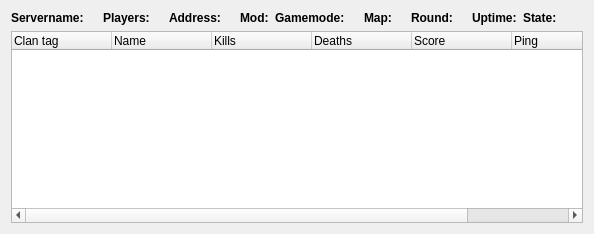
     <widget class="QWidget" name="tab_pl">
      <attribute name="title">
       <string>Players</string>
      </attribute>
      <layout class="QGridLayout" name="gridLayout_5">
       <item row="0" column="0">
        <widget class="QLabel" name="label_pl_servername_text">
         <property name="font">
          <font>
           <weight>75</weight>
           <bold>true</bold>
          </font>
         </property>
         <property name="locale">
          <locale language="English" country="UnitedKingdom"/>
         </property>
         <property name="text">
          <string>Servername:</string>
         </property>
        </widget>
       </item>
       <item row="0" column="1">
        <widget class="QLabel" name="label_pl_servername">
         <property name="locale">
          <locale language="English" country="UnitedKingdom"/>
         </property>
         <property name="text">
          <string/>
         </property>
        </widget>
       </item>
       <item row="0" column="2">
        <widget class="QLabel" name="label_pl_players_text">
         <property name="font">
          <font>
           <weight>75</weight>
           <bold>true</bold>
          </font>
         </property>
         <property name="locale">
          <locale language="English" country="UnitedKingdom"/>
         </property>
         <property name="text">
          <string>Players:</string>
         </property>
        </widget>
       </item>
       <item row="0" column="3">
        <widget class="QLabel" name="label_pl_players">
         <property name="locale">
          <locale language="English" country="UnitedKingdom"/>
         </property>
         <property name="text">
          <string/>
         </property>
        </widget>
       </item>
       <item row="0" column="4">
        <widget class="QLabel" name="label_pl_address_text">
         <property name="font">
          <font>
           <weight>75</weight>
           <bold>true</bold>
          </font>
         </property>
         <property name="text">
          <string>Address:</string>
         </property>
        </widget>
       </item>
       <item row="0" column="5">
        <widget class="QLabel" name="label_pl_address">
         <property name="text">
          <string/>
         </property>
        </widget>
       </item>
       <item row="0" column="6">
        <widget class="QLabel" name="label_pl_mod_text">
         <property name="font">
          <font>
           <weight>75</weight>
           <bold>true</bold>
          </font>
         </property>
         <property name="locale">
          <locale language="English" country="UnitedKingdom"/>
         </property>
         <property name="text">
          <string>Mod:</string>
         </property>
        </widget>
       </item>
       <item row="0" column="7">
        <widget class="QLabel" name="label_pl_gamemode_text">
         <property name="font">
          <font>
           <weight>75</weight>
           <bold>true</bold>
          </font>
         </property>
         <property name="locale">
          <locale language="English" country="UnitedKingdom"/>
         </property>
         <property name="text">
          <string>Gamemode:</string>
         </property>
        </widget>
       </item>
       <item row="0" column="8">
        <widget class="QLabel" name="label_pl_gamemode">
         <property name="locale">
          <locale language="English" country="UnitedKingdom"/>
         </property>
         <property name="text">
          <string/>
         </property>
        </widget>
       </item>
       <item row="0" column="9">
        <widget class="QLabel" name="label_pl_map_text">
         <property name="font">
          <font>
           <weight>75</weight>
           <bold>true</bold>
          </font>
         </property>
         <property name="locale">
          <locale language="English" country="UnitedKingdom"/>
         </property>
         <property name="text">
          <string>Map:</string>
         </property>
        </widget>
       </item>
       <item row="0" column="10">
        <widget class="QLabel" name="label_pl_map">
         <property name="locale">
          <locale language="English" country="UnitedKingdom"/>
         </property>
         <property name="text">
          <string/>
         </property>
        </widget>
       </item>
       <item row="0" column="11">
        <widget class="QLabel" name="label_pl_round_text">
         <property name="font">
          <font>
           <weight>75</weight>
           <bold>true</bold>
          </font>
         </property>
         <property name="text">
          <string>Round:</string>
         </property>
        </widget>
       </item>
       <item row="0" column="12">
        <widget class="QLabel" name="label_pl_round">
         <property name="text">
          <string/>
         </property>
        </widget>
       </item>
       <item row="0" column="13">
        <widget class="QLabel" name="label_pl_uptime_text">
         <property name="font">
          <font>
           <weight>75</weight>
           <bold>true</bold>
          </font>
         </property>
         <property name="text">
          <string>Uptime:</string>
         </property>
        </widget>
       </item>
       <item row="0" column="14">
        <widget class="QLabel" name="label_pl_state_text">
         <property name="font">
          <font>
           <weight>75</weight>
           <bold>true</bold>
          </font>
         </property>
         <property name="text">
          <string>State:</string>
         </property>
        </widget>
       </item>
       <item row="0" column="15">
        <widget class="QLabel" name="label_pl_uptime">
         <property name="text">
          <string/>
         </property>
        </widget>
       </item>
       <item row="0" column="16">
        <widget class="QLabel" name="label_pl_state">
         <property name="text">
          <string/>
         </property>
        </widget>
       </item>
       <item row="1" column="0" colspan="17">
        <widget class="DragDropTreeWidget" name="treeWidget_pl">
         <property name="locale">
          <locale language="English" country="UnitedKingdom"/>
         </property>
         <property name="frameShape">
          <enum>QFrame::StyledPanel</enum>
         </property>
         <property name="dragDropMode">
          <enum>QAbstractItemView::InternalMove</enum>
         </property>
         <column>
          <property name="text">
           <string>Clan tag</string>
          </property>
         </column>
         <column>
          <property name="text">
           <string>Name</string>
          </property>
         </column>
         <column>
          <property name="text">
           <string>Kills</string>
          </property>
         </column>
         <column>
          <property name="text">
           <string>Deaths</string>
          </property>
         </column>
         <column>
          <property name="text">
           <string>Score</string>
          </property>
         </column>
         <column>
          <property name="text">
           <string>Ping</string>
          </property>
         </column>
         <column>
          <property name="text">
           <string>GUID</string>
          </property>
         </column>
        </widget>
       </item>
      </layout>
      <widget class="QLabel" name="label_pl_mod">
       <property name="geometry">
        <rect>
         <x>310</x>
         <y>80</y>
         <width>19</width>
         <height>13</height>
        </rect>
       </property>
       <property name="locale">
        <locale language="English" country="UnitedKingdom"/>
       </property>
       <property name="text">
        <string/>
       </property>
      </widget>
      <zorder>treeWidget_pl</zorder>
      <zorder>label_pl_servername_text</zorder>
      <zorder>label_pl_mod_text</zorder>
      <zorder>label_pl_players_text</zorder>
      <zorder>label_pl_address_text</zorder>
      <zorder>label_pl_uptime_text</zorder>
      <zorder>label_pl_servername</zorder>
      <zorder>label_pl_mod</zorder>
      <zorder>label_pl_players</zorder>
      <zorder>label_pl_address</zorder>
      <zorder>label_pl_uptime</zorder>
      <zorder>label_pl_servername_text</zorder>
      <zorder>label_pl_servername</zorder>
      <zorder>label_pl_players_text</zorder>
      <zorder>label_pl_players</zorder>
      <zorder>label_pl_address_text</zorder>
      <zorder>label_pl_address</zorder>
      <zorder>label_pl_uptime_text</zorder>
      <zorder>label_pl_servername_text</zorder>
      <zorder>label_pl_servername</zorder>
      <zorder>label_pl_players_text</zorder>
      <zorder>label_pl_players</zorder>
      <zorder>label_pl_address_text</zorder>
      <zorder>label_pl_address</zorder>
      <zorder>label_pl_mod_text</zorder>
      <zorder>label_pl_mod</zorder>
      <zorder>label_pl_gamemode_text</zorder>
      <zorder>label_pl_gamemode</zorder>
      <zorder>label_pl_map_text</zorder>
      <zorder>label_pl_map</zorder>
      <zorder>label_pl_uptime_text</zorder>
      <zorder>label_pl_uptime</zorder>
      <zorder>label_pl_round_text</zorder>
      <zorder>label_pl_round</zorder>
      <zorder>label_pl_state_text</zorder>
      <zorder>label_pl_state</zorder>
     </widget>
